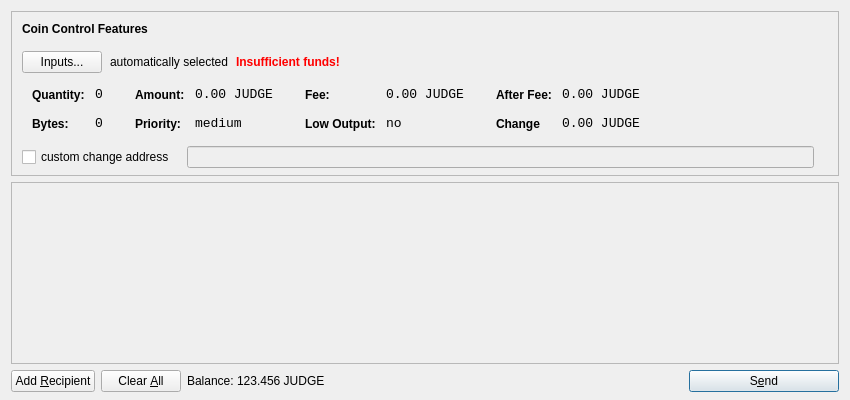
<?xml version="1.0" encoding="UTF-8"?>
<ui version="4.0">
 <class>SendCoinsDialog</class>
 <widget class="QDialog" name="SendCoinsDialog">
  <property name="geometry">
   <rect>
    <x>0</x>
    <y>0</y>
    <width>850</width>
    <height>400</height>
   </rect>
  </property>
  <property name="windowTitle">
   <string>Send Coins</string>
  </property>
  <layout class="QVBoxLayout" name="verticalLayout" stretch="0,1,0">
   <property name="bottomMargin">
    <number>8</number>
   </property>
   <item>
    <widget class="QFrame" name="frameCoinControl">
     <property name="sizePolicy">
      <sizepolicy hsizetype="Expanding" vsizetype="Expanding">
       <horstretch>0</horstretch>
       <verstretch>0</verstretch>
      </sizepolicy>
     </property>
     <property name="maximumSize">
      <size>
       <width>16777215</width>
       <height>16777215</height>
      </size>
     </property>
     <property name="frameShape">
      <enum>QFrame::StyledPanel</enum>
     </property>
     <property name="frameShadow">
      <enum>QFrame::Sunken</enum>
     </property>
     <layout class="QVBoxLayout" name="verticalLayoutCoinControl2">
      <property name="spacing">
       <number>-1</number>
      </property>
      <property name="leftMargin">
       <number>0</number>
      </property>
      <property name="topMargin">
       <number>0</number>
      </property>
      <property name="rightMargin">
       <number>0</number>
      </property>
      <property name="bottomMargin">
       <number>6</number>
      </property>
      <item>
       <layout class="QVBoxLayout" name="verticalLayoutCoinControl" stretch="0,0,0,0,1">
        <property name="spacing">
         <number>0</number>
        </property>
        <property name="leftMargin">
         <number>10</number>
        </property>
        <property name="topMargin">
         <number>10</number>
        </property>
        <item>
         <layout class="QHBoxLayout" name="horizontalLayoutCoinControl1">
          <property name="bottomMargin">
           <number>15</number>
          </property>
          <item>
           <widget class="QLabel" name="labelCoinControlFeatures">
            <property name="sizePolicy">
             <sizepolicy hsizetype="Preferred" vsizetype="Maximum">
              <horstretch>0</horstretch>
              <verstretch>0</verstretch>
             </sizepolicy>
            </property>
            <property name="font">
             <font>
              <weight>75</weight>
              <bold>true</bold>
             </font>
            </property>
            <property name="styleSheet">
             <string notr="true">font-weight:bold;</string>
            </property>
            <property name="text">
             <string>Coin Control Features</string>
            </property>
           </widget>
          </item>
         </layout>
        </item>
        <item>
         <layout class="QHBoxLayout" name="horizontalLayoutCoinControl2" stretch="0,0,0,0">
          <property name="spacing">
           <number>8</number>
          </property>
          <property name="bottomMargin">
           <number>10</number>
          </property>
          <item>
           <widget class="QPushButton" name="pushButtonCoinControl">
            <property name="styleSheet">
             <string notr="true"/>
            </property>
            <property name="text">
             <string>Inputs...</string>
            </property>
           </widget>
          </item>
          <item>
           <widget class="QLabel" name="labelCoinControlAutomaticallySelected">
            <property name="text">
             <string>automatically selected</string>
            </property>
            <property name="margin">
             <number>5</number>
            </property>
           </widget>
          </item>
          <item>
           <widget class="QLabel" name="labelCoinControlInsuffFunds">
            <property name="font">
             <font>
              <weight>75</weight>
              <bold>true</bold>
             </font>
            </property>
            <property name="styleSheet">
             <string notr="true">color:red;font-weight:bold;</string>
            </property>
            <property name="text">
             <string>Insufficient funds!</string>
            </property>
            <property name="margin">
             <number>5</number>
            </property>
           </widget>
          </item>
          <item>
           <spacer name="horizontalSpacerCoinControl">
            <property name="orientation">
             <enum>Qt::Horizontal</enum>
            </property>
            <property name="sizeHint" stdset="0">
             <size>
              <width>40</width>
              <height>1</height>
             </size>
            </property>
           </spacer>
          </item>
         </layout>
        </item>
        <item>
         <widget class="QWidget" name="widgetCoinControl" native="true">
          <property name="sizePolicy">
           <sizepolicy hsizetype="Preferred" vsizetype="Preferred">
            <horstretch>0</horstretch>
            <verstretch>0</verstretch>
           </sizepolicy>
          </property>
          <property name="minimumSize">
           <size>
            <width>0</width>
            <height>0</height>
           </size>
          </property>
          <property name="styleSheet">
           <string notr="true"/>
          </property>
          <layout class="QHBoxLayout" name="horizontalLayoutCoinControl5">
           <property name="margin">
            <number>0</number>
           </property>
           <item>
            <layout class="QHBoxLayout" name="horizontalLayoutCoinControl3" stretch="0,0,0,1">
             <property name="spacing">
              <number>20</number>
             </property>
             <property name="topMargin">
              <number>0</number>
             </property>
             <property name="bottomMargin">
              <number>10</number>
             </property>
             <item>
              <layout class="QFormLayout" name="formLayoutCoinControl1">
               <property name="horizontalSpacing">
                <number>10</number>
               </property>
               <property name="verticalSpacing">
                <number>14</number>
               </property>
               <property name="leftMargin">
                <number>10</number>
               </property>
               <property name="topMargin">
                <number>4</number>
               </property>
               <property name="rightMargin">
                <number>6</number>
               </property>
               <item row="0" column="0">
                <widget class="QLabel" name="labelCoinControlQuantityText">
                 <property name="styleSheet">
                  <string notr="true">font-weight:bold;</string>
                 </property>
                 <property name="text">
                  <string>Quantity:</string>
                 </property>
                 <property name="margin">
                  <number>0</number>
                 </property>
                </widget>
               </item>
               <item row="0" column="1">
                <widget class="QLabel" name="labelCoinControlQuantity">
                 <property name="font">
                  <font>
                   <family>Monospace</family>
                   <pointsize>10</pointsize>
                  </font>
                 </property>
                 <property name="cursor">
                  <cursorShape>IBeamCursor</cursorShape>
                 </property>
                 <property name="contextMenuPolicy">
                  <enum>Qt::ActionsContextMenu</enum>
                 </property>
                 <property name="text">
                  <string>0</string>
                 </property>
                 <property name="margin">
                  <number>0</number>
                 </property>
                 <property name="textInteractionFlags">
                  <set>Qt::LinksAccessibleByMouse|Qt::TextSelectableByKeyboard|Qt::TextSelectableByMouse</set>
                 </property>
                </widget>
               </item>
               <item row="1" column="0">
                <widget class="QLabel" name="labelCoinControlBytesText">
                 <property name="styleSheet">
                  <string notr="true">font-weight:bold;</string>
                 </property>
                 <property name="text">
                  <string>Bytes:</string>
                 </property>
                </widget>
               </item>
               <item row="1" column="1">
                <widget class="QLabel" name="labelCoinControlBytes">
                 <property name="font">
                  <font>
                   <family>Monospace</family>
                   <pointsize>10</pointsize>
                  </font>
                 </property>
                 <property name="cursor">
                  <cursorShape>IBeamCursor</cursorShape>
                 </property>
                 <property name="contextMenuPolicy">
                  <enum>Qt::ActionsContextMenu</enum>
                 </property>
                 <property name="text">
                  <string>0</string>
                 </property>
                 <property name="textInteractionFlags">
                  <set>Qt::LinksAccessibleByMouse|Qt::TextSelectableByKeyboard|Qt::TextSelectableByMouse</set>
                 </property>
                </widget>
               </item>
              </layout>
             </item>
             <item>
              <layout class="QFormLayout" name="formLayoutCoinControl2">
               <property name="horizontalSpacing">
                <number>10</number>
               </property>
               <property name="verticalSpacing">
                <number>14</number>
               </property>
               <property name="leftMargin">
                <number>6</number>
               </property>
               <property name="topMargin">
                <number>4</number>
               </property>
               <property name="rightMargin">
                <number>6</number>
               </property>
               <item row="0" column="0">
                <widget class="QLabel" name="labelCoinControlAmountText">
                 <property name="styleSheet">
                  <string notr="true">font-weight:bold;</string>
                 </property>
                 <property name="text">
                  <string>Amount:</string>
                 </property>
                 <property name="margin">
                  <number>0</number>
                 </property>
                </widget>
               </item>
               <item row="0" column="1">
                <widget class="QLabel" name="labelCoinControlAmount">
                 <property name="font">
                  <font>
                   <family>Monospace</family>
                   <pointsize>10</pointsize>
                  </font>
                 </property>
                 <property name="cursor">
                  <cursorShape>IBeamCursor</cursorShape>
                 </property>
                 <property name="contextMenuPolicy">
                  <enum>Qt::ActionsContextMenu</enum>
                 </property>
                 <property name="text">
                  <string>0.00 JUDGE</string>
                 </property>
                 <property name="textInteractionFlags">
                  <set>Qt::LinksAccessibleByMouse|Qt::TextSelectableByKeyboard|Qt::TextSelectableByMouse</set>
                 </property>
                </widget>
               </item>
               <item row="1" column="0">
                <widget class="QLabel" name="labelCoinControlPriorityText">
                 <property name="styleSheet">
                  <string notr="true">font-weight:bold;</string>
                 </property>
                 <property name="text">
                  <string>Priority:</string>
                 </property>
                </widget>
               </item>
               <item row="1" column="1">
                <widget class="QLabel" name="labelCoinControlPriority">
                 <property name="font">
                  <font>
                   <family>Monospace</family>
                   <pointsize>10</pointsize>
                  </font>
                 </property>
                 <property name="cursor">
                  <cursorShape>IBeamCursor</cursorShape>
                 </property>
                 <property name="contextMenuPolicy">
                  <enum>Qt::ActionsContextMenu</enum>
                 </property>
                 <property name="text">
                  <string>medium</string>
                 </property>
                 <property name="textInteractionFlags">
                  <set>Qt::LinksAccessibleByMouse|Qt::TextSelectableByKeyboard|Qt::TextSelectableByMouse</set>
                 </property>
                </widget>
               </item>
              </layout>
             </item>
             <item>
              <layout class="QFormLayout" name="formLayoutCoinControl3">
               <property name="horizontalSpacing">
                <number>10</number>
               </property>
               <property name="verticalSpacing">
                <number>14</number>
               </property>
               <property name="leftMargin">
                <number>6</number>
               </property>
               <property name="topMargin">
                <number>4</number>
               </property>
               <property name="rightMargin">
                <number>6</number>
               </property>
               <item row="0" column="0">
                <widget class="QLabel" name="labelCoinControlFeeText">
                 <property name="styleSheet">
                  <string notr="true">font-weight:bold;</string>
                 </property>
                 <property name="text">
                  <string>Fee:</string>
                 </property>
                 <property name="margin">
                  <number>0</number>
                 </property>
                </widget>
               </item>
               <item row="0" column="1">
                <widget class="QLabel" name="labelCoinControlFee">
                 <property name="font">
                  <font>
                   <family>Monospace</family>
                   <pointsize>10</pointsize>
                  </font>
                 </property>
                 <property name="cursor">
                  <cursorShape>IBeamCursor</cursorShape>
                 </property>
                 <property name="contextMenuPolicy">
                  <enum>Qt::ActionsContextMenu</enum>
                 </property>
                 <property name="text">
                  <string>0.00 JUDGE</string>
                 </property>
                 <property name="textInteractionFlags">
                  <set>Qt::LinksAccessibleByMouse|Qt::TextSelectableByKeyboard|Qt::TextSelectableByMouse</set>
                 </property>
                </widget>
               </item>
               <item row="1" column="0">
                <widget class="QLabel" name="labelCoinControlLowOutputText">
                 <property name="styleSheet">
                  <string notr="true">font-weight:bold;</string>
                 </property>
                 <property name="text">
                  <string>Low Output:</string>
                 </property>
                </widget>
               </item>
               <item row="1" column="1">
                <widget class="QLabel" name="labelCoinControlLowOutput">
                 <property name="font">
                  <font>
                   <family>Monospace</family>
                   <pointsize>10</pointsize>
                  </font>
                 </property>
                 <property name="cursor">
                  <cursorShape>IBeamCursor</cursorShape>
                 </property>
                 <property name="contextMenuPolicy">
                  <enum>Qt::ActionsContextMenu</enum>
                 </property>
                 <property name="text">
                  <string>no</string>
                 </property>
                 <property name="textInteractionFlags">
                  <set>Qt::LinksAccessibleByMouse|Qt::TextSelectableByKeyboard|Qt::TextSelectableByMouse</set>
                 </property>
                </widget>
               </item>
              </layout>
             </item>
             <item>
              <layout class="QFormLayout" name="formLayoutCoinControl4">
               <property name="horizontalSpacing">
                <number>10</number>
               </property>
               <property name="verticalSpacing">
                <number>14</number>
               </property>
               <property name="leftMargin">
                <number>6</number>
               </property>
               <property name="topMargin">
                <number>4</number>
               </property>
               <property name="rightMargin">
                <number>6</number>
               </property>
               <item row="0" column="0">
                <widget class="QLabel" name="labelCoinControlAfterFeeText">
                 <property name="styleSheet">
                  <string notr="true">font-weight:bold;</string>
                 </property>
                 <property name="text">
                  <string>After Fee:</string>
                 </property>
                 <property name="margin">
                  <number>0</number>
                 </property>
                </widget>
               </item>
               <item row="0" column="1">
                <widget class="QLabel" name="labelCoinControlAfterFee">
                 <property name="font">
                  <font>
                   <family>Monospace</family>
                   <pointsize>10</pointsize>
                  </font>
                 </property>
                 <property name="cursor">
                  <cursorShape>IBeamCursor</cursorShape>
                 </property>
                 <property name="contextMenuPolicy">
                  <enum>Qt::ActionsContextMenu</enum>
                 </property>
                 <property name="text">
                  <string>0.00 JUDGE</string>
                 </property>
                 <property name="textInteractionFlags">
                  <set>Qt::LinksAccessibleByMouse|Qt::TextSelectableByKeyboard|Qt::TextSelectableByMouse</set>
                 </property>
                </widget>
               </item>
               <item row="1" column="0">
                <widget class="QLabel" name="labelCoinControlChangeText">
                 <property name="styleSheet">
                  <string notr="true">font-weight:bold;</string>
                 </property>
                 <property name="text">
                  <string>Change</string>
                 </property>
                </widget>
               </item>
               <item row="1" column="1">
                <widget class="QLabel" name="labelCoinControlChange">
                 <property name="font">
                  <font>
                   <family>Monospace</family>
                   <pointsize>10</pointsize>
                  </font>
                 </property>
                 <property name="cursor">
                  <cursorShape>IBeamCursor</cursorShape>
                 </property>
                 <property name="contextMenuPolicy">
                  <enum>Qt::ActionsContextMenu</enum>
                 </property>
                 <property name="text">
                  <string>0.00 JUDGE</string>
                 </property>
                 <property name="textInteractionFlags">
                  <set>Qt::LinksAccessibleByMouse|Qt::TextSelectableByKeyboard|Qt::TextSelectableByMouse</set>
                 </property>
                </widget>
               </item>
              </layout>
             </item>
            </layout>
           </item>
          </layout>
         </widget>
        </item>
        <item>
         <layout class="QHBoxLayout" name="horizontalLayoutCoinControl4" stretch="0,0,0">
          <property name="spacing">
           <number>12</number>
          </property>
          <property name="sizeConstraint">
           <enum>QLayout::SetDefaultConstraint</enum>
          </property>
          <property name="topMargin">
           <number>5</number>
          </property>
          <property name="rightMargin">
           <number>5</number>
          </property>
          <item>
           <widget class="QCheckBox" name="checkBoxCoinControlChange">
            <property name="text">
             <string>custom change address</string>
            </property>
           </widget>
          </item>
          <item>
           <widget class="QLineEdit" name="lineEditCoinControlChange">
            <property name="enabled">
             <bool>false</bool>
            </property>
            <property name="sizePolicy">
             <sizepolicy hsizetype="Expanding" vsizetype="Fixed">
              <horstretch>0</horstretch>
              <verstretch>0</verstretch>
             </sizepolicy>
            </property>
           </widget>
          </item>
          <item>
           <widget class="QLabel" name="labelCoinControlChangeLabel">
            <property name="sizePolicy">
             <sizepolicy hsizetype="Preferred" vsizetype="Expanding">
              <horstretch>0</horstretch>
              <verstretch>0</verstretch>
             </sizepolicy>
            </property>
            <property name="minimumSize">
             <size>
              <width>0</width>
              <height>0</height>
             </size>
            </property>
            <property name="text">
             <string/>
            </property>
            <property name="margin">
             <number>3</number>
            </property>
           </widget>
          </item>
         </layout>
        </item>
        <item>
         <spacer name="verticalSpacerCoinControl">
          <property name="orientation">
           <enum>Qt::Vertical</enum>
          </property>
          <property name="sizeHint" stdset="0">
           <size>
            <width>800</width>
            <height>1</height>
           </size>
          </property>
         </spacer>
        </item>
       </layout>
      </item>
     </layout>
    </widget>
   </item>
   <item>
    <widget class="QScrollArea" name="scrollArea">
     <property name="widgetResizable">
      <bool>true</bool>
     </property>
     <widget class="QWidget" name="scrollAreaWidgetContents">
      <property name="geometry">
       <rect>
        <x>0</x>
        <y>0</y>
        <width>830</width>
        <height>165</height>
       </rect>
      </property>
      <layout class="QVBoxLayout" name="verticalLayout_2">
       <property name="margin">
        <number>0</number>
       </property>
       <item>
        <layout class="QVBoxLayout" name="entries">
         <property name="spacing">
          <number>6</number>
         </property>
        </layout>
       </item>
       <item>
        <spacer name="verticalSpacer">
         <property name="orientation">
          <enum>Qt::Vertical</enum>
         </property>
         <property name="sizeHint" stdset="0">
          <size>
           <width>20</width>
           <height>40</height>
          </size>
         </property>
        </spacer>
       </item>
      </layout>
     </widget>
    </widget>
   </item>
   <item>
    <layout class="QHBoxLayout" name="horizontalLayout">
     <item>
      <widget class="QPushButton" name="addButton">
       <property name="toolTip">
        <string>Send to multiple recipients at once</string>
       </property>
       <property name="text">
        <string>Add &amp;Recipient</string>
       </property>
       <property name="icon">
        <iconset resource="../bitcoin.qrc">
         <normaloff>:/icons/add</normaloff>:/icons/add</iconset>
       </property>
       <property name="autoDefault">
        <bool>false</bool>
       </property>
      </widget>
     </item>
     <item>
      <widget class="QPushButton" name="clearButton">
       <property name="sizePolicy">
        <sizepolicy hsizetype="Minimum" vsizetype="Fixed">
         <horstretch>0</horstretch>
         <verstretch>0</verstretch>
        </sizepolicy>
       </property>
       <property name="toolTip">
        <string>Remove all transaction fields</string>
       </property>
       <property name="text">
        <string>Clear &amp;All</string>
       </property>
       <property name="icon">
        <iconset resource="../bitcoin.qrc">
         <normaloff>:/icons/remove</normaloff>:/icons/remove</iconset>
       </property>
       <property name="autoRepeatDelay">
        <number>300</number>
       </property>
       <property name="autoDefault">
        <bool>false</bool>
       </property>
      </widget>
     </item>
     <item>
      <layout class="QHBoxLayout" name="horizontalLayout_2">
       <property name="spacing">
        <number>3</number>
       </property>
       <item>
        <widget class="QLabel" name="label">
         <property name="sizePolicy">
          <sizepolicy hsizetype="Preferred" vsizetype="Fixed">
           <horstretch>0</horstretch>
           <verstretch>0</verstretch>
          </sizepolicy>
         </property>
         <property name="text">
          <string>Balance:</string>
         </property>
        </widget>
       </item>
       <item>
        <widget class="QLabel" name="labelBalance">
         <property name="sizePolicy">
          <sizepolicy hsizetype="Preferred" vsizetype="Fixed">
           <horstretch>0</horstretch>
           <verstretch>0</verstretch>
          </sizepolicy>
         </property>
         <property name="cursor">
          <cursorShape>IBeamCursor</cursorShape>
         </property>
         <property name="text">
          <string>123.456 JUDGE</string>
         </property>
         <property name="textInteractionFlags">
          <set>Qt::LinksAccessibleByMouse|Qt::TextSelectableByKeyboard|Qt::TextSelectableByMouse</set>
         </property>
        </widget>
       </item>
      </layout>
     </item>
     <item>
      <spacer name="horizontalSpacer">
       <property name="orientation">
        <enum>Qt::Horizontal</enum>
       </property>
       <property name="sizeHint" stdset="0">
        <size>
         <width>40</width>
         <height>20</height>
        </size>
       </property>
      </spacer>
     </item>
     <item>
      <widget class="QPushButton" name="sendButton">
       <property name="minimumSize">
        <size>
         <width>150</width>
         <height>0</height>
        </size>
       </property>
       <property name="toolTip">
        <string>Confirm the send action</string>
       </property>
       <property name="text">
        <string>S&amp;end</string>
       </property>
       <property name="icon">
        <iconset resource="../bitcoin.qrc">
         <normaloff>:/icons/send</normaloff>:/icons/send</iconset>
       </property>
       <property name="default">
        <bool>true</bool>
       </property>
      </widget>
     </item>
    </layout>
   </item>
  </layout>
 </widget>
 <resources>
  <include location="../bitcoin.qrc"/>
 </resources>
 <connections/>
</ui>
